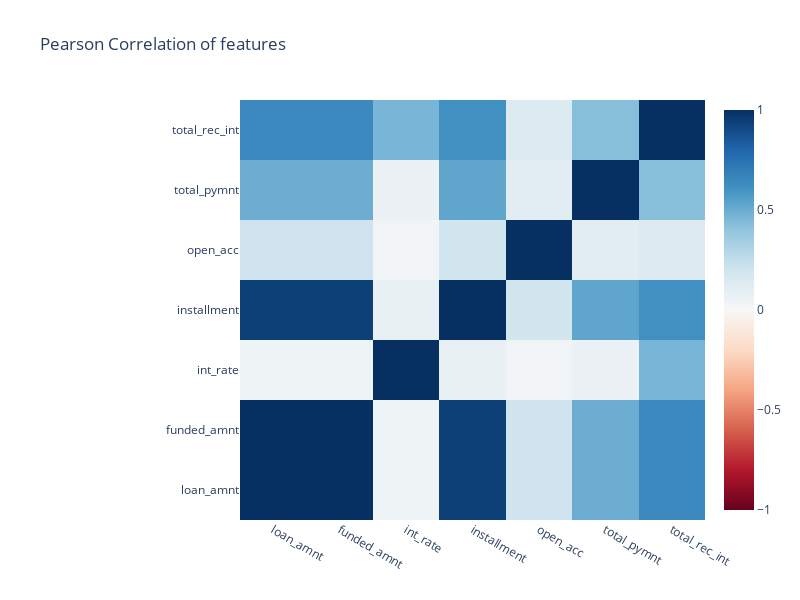

The code cell stored with this chart in its notebook:
### Code cell
# Plot the correlation matrix
df_corr = df[continuous_variables_vis]

corr = df_corr.corr()
pio.templates.default = "plotly_white"

trace = go.Heatmap(z=corr.values,
                  x=corr.index.values,
                  y=corr.columns.values,
                  colorscale=px.colors.sequential.RdBu,
                  zmin=-1,
                  zmax=1)

layout = go.Layout(
    title='Pearson Correlation of features',
    xaxis = dict(ticks='', nticks=52),
    yaxis = dict(ticks='' ),
    width = 800, height = 600,
margin=dict(
    l=240,
),)

fig = go.Figure(layout=layout)
fig.add_trace(trace)
fig.show()

### Figure 1 — Plotly figure (JSON) as saved in the notebook; plotly's stock layout.template omitted (floating-point values rounded to 4 significant figures)
{"data": [{"colorscale": [[0, "rgb(103,0,31)"], [0.1, "rgb(178,24,43)"], [0.2, "rgb(214,96,77)"], [0.3, "rgb(244,165,130)"], [0.4, "rgb(253,219,199)"], [0.5, "rgb(247,247,247)"], [0.6, "rgb(209,229,240)"], [0.7, "rgb(146,197,222)"], [0.8, "rgb(67,147,195)"], [0.9, "rgb(33,102,172)"], [1, "rgb(5,48,97)"]], "type": "heatmap", "x": ["loan_amnt", "funded_amnt", "int_rate", "installment", "open_acc", "total_pymnt", "total_rec_int"], "y": ["loan_amnt", "funded_amnt", "int_rate", "installment", "open_acc", "total_pymnt", "total_rec_int"], "z": [[1, 1, 0.04483, 0.942, 0.2034, 0.4961, 0.6463], [1, 1, 0.04483, 0.942, 0.2034, 0.4961, 0.6463], [0.04483, 0.04483, 1, 0.07237, 0.03047, 0.06364, 0.4627], [0.942, 0.942, 0.07237, 1, 0.1926, 0.5297, 0.6147], [0.2034, 0.2034, 0.03047, 0.1926, 1, 0.109, 0.1406], [0.4961, 0.4961, 0.06364, 0.5297, 0.109, 1, 0.4276], [0.6463, 0.6463, 0.4627, 0.6147, 0.1406, 0.4276, 1]], "zmax": 1, "zmin": -1}], "layout": {"height": 600, "margin": {"l": 240}, "title": {"text": "Pearson Correlation of features"}, "width": 800, "xaxis": {"nticks": 52, "ticks": ""}, "yaxis": {"ticks": ""}}}
